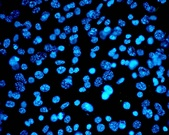
#> input picture Lab06/Resources/cell1.jpg, 169 x 135 px, shrunk from 612 x 490 before the run
$ jupyter execute Lab06.ipynb
#> lines starting #> are read from the running program, lines starting #| are printed output that depends on the picture; after the words box and inside, x2 and y2 are one past the last pixel; in counts of white or black regions, pixels touching at a corner belong together
# BÀI THỰC HÀNH 06. REGION BASED SEGMENTATION
Trong bài thực hành này, chúng ta sẽ áp dụng các phương pháp phân đoạn dựa trên vùng (Region-based Segmentation), bao gồm: K-means, Region Growing, Watershed và Split-Merge.

## 0. Các hàm dùng chung cho toàn bài
Khởi tạo môi trường, cài đặt các hàm hỗ trợ đọc ảnh, xử lý và hiển thị trực quan.

[cell 1]
import os
import cv2
import math
import numpy as np
import matplotlib.pyplot as plt
from collections import deque
from matplotlib import patches

def read_gray_image(path, to_float=False):
    img = cv2.imread(path, cv2.IMREAD_GRAYSCALE)
    if img is None:
        print(f"Không thể đọc ảnh: {path}")
        return None
    if to_float:
        return img.astype(np.float32) / 255.0
    return img

def show_gray(img, title='Gray image', figsize=(5, 5), cmap='gray'):
    plt.figure(figsize=figsize)
    plt.imshow(img, cmap=cmap)
    plt.title(title)
    plt.axis('off')
    plt.tight_layout()
    plt.show()

def show_images(images, titles=None, cols=3, figsize=(14, 8), cmap='gray'):
    n = len(images)
    rows = math.ceil(n / cols)
    plt.figure(figsize=figsize)
    for i, img in enumerate(images):
        plt.subplot(rows, cols, i + 1)
        if img.ndim == 2:
            plt.imshow(img, cmap=cmap)
        else:
            plt.imshow(cv2.cvtColor(img, cv2.COLOR_BGR2RGB))
        plt.axis('off')
        if titles is not None and i < len(titles):
            plt.title(titles[i])
    plt.tight_layout()
    plt.show()

def colorize_label_map(label_map):
    label_map = label_map.astype(np.int32)
    max_label = label_map.max()
    if max_label <= 0:
        return np.zeros((*label_map.shape, 3), dtype=np.uint8)
    rng = np.random.default_rng(0)
    colors = rng.integers(0, 255, size=(max_label + 1, 3), dtype=np.uint8)
    colors[0] = np.array([0, 0, 0], dtype=np.uint8)
    return colors[label_map]

def overlay_mask_on_gray(gray, mask, color=(255, 0, 0), alpha=0.35):
    if gray.dtype != np.uint8:
        gray_u8 = np.clip(gray * 255 if gray.max() <= 1.0 else gray, 0, 255).astype(np.uint8)
    else:
        gray_u8 = gray.copy()
    rgb = cv2.cvtColor(gray_u8, cv2.COLOR_GRAY2RGB).astype(np.float32)
    mask_bool = mask > 0
    overlay = rgb.copy()
    overlay[mask_bool] = (1 - alpha) * overlay[mask_bool] + alpha * np.array(color, dtype=np.float32)
    return np.clip(overlay, 0, 255).astype(np.uint8)

def draw_watershed_boundaries(gray, markers, boundary_value=-1):
    if gray.dtype != np.uint8:
        gray_u8 = np.clip(gray * 255 if gray.max() <= 1.0 else gray, 0, 255).astype(np.uint8)
    else:
        gray_u8 = gray.copy()
    rgb = cv2.cvtColor(gray_u8, cv2.COLOR_GRAY2RGB)
    rgb[markers == boundary_value] = [255, 0, 0]
    return rgb

def draw_quadtree_boxes(gray, rectangles, title='Quadtree split result'):
    plt.figure(figsize=(6, 6))
    plt.imshow(gray, cmap='gray')
    ax = plt.gca()
    for (x, y, w, h) in rectangles:
        rect = patches.Rectangle((y, x), w, h, linewidth=1.2, edgecolor='red', facecolor='none')
        ax.add_patch(rect)
    plt.title(title)
    plt.axis('off')
    plt.tight_layout()
    plt.show()

## 1. Phương pháp 1: K-means segmentation
K-means là phương pháp gom cụm. Chúng ta thử nghiệm bằng cách gộp nhóm giá trị pixel theo:
- Độ sáng thuần túy (Intensity).
- Tính thêm khoảng cách toạ độ không gian (Intensity + X, Y).

[cell 2]
def kmeans_gray_intensity(gray, k=3, max_iter=30, tol=1e-4, seed=0):
#> called with k = 3, max_iter = 30, tol = 0.0001, seed = 0
    X = gray.astype(np.float32).reshape(-1, 1)
    rng = np.random.default_rng(seed)

    # Init centers randomly
    init_idx = rng.choice(X.shape[0], size=k, replace=False)
#> init_idx = [14531, 11661, 19405]
    centers = X[init_idx].copy()
#> centers = [4, 1, 0]

    for _ in range(max_iter):
        dists = np.sum((X[:, None, :] - centers[None, :, :]) ** 2, axis=2)
        labels = np.argmin(dists, axis=1)

        new_centers = centers.copy()
        for c in range(k):
            pts = X[labels == c]
            if len(pts) > 0:
                new_centers[c] = pts.mean(axis=0)

        shift = np.linalg.norm(new_centers - centers)
        centers = new_centers
        if shift < tol:
            break
#> this loop made 17 passes
#> (shift, centers) on passes 1 to 12: (50.38, [54.38, 1.33, 0]), (32.16, [86.41, 4.26, 0]), (12.88, [95.57, 13.27, 0.824]), (15.96, [100.1, 28.54, 1.6]), (12.66, [105.8, 39.84, 2.15]), (8.54, [110.7, 46.84, 2.5]), (6.64, [114.5, 52.23, 2.87]), (4.94, [117.5, 56.15, 3.16]), (2.98, [119.3, 58.5, 3.36]), (2.38, [120.9, 60.28, 3.49]), (1.96, [122.3, 61.7, 3.59]), (1.2, [123, 62.67, 3.7])
#> (shift, centers) on pass 17: (0, [125.8, 65.64, 3.93])

    label_map = labels.reshape(gray.shape)
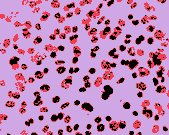
#> label_map: shape (135, 169) int64; 3 distinct labels, from 0 to 2; one colour per label, 0 black
    return label_map, centers.reshape(-1)

def kmeans_gray_intensity_xy(gray, k=3, spatial_weight=0.25, max_iter=30, tol=1e-4, seed=0):
#> called with k = 3, spatial_weight = 0.35, max_iter = 30, tol = 0.0001, seed = 0
    h, w = gray.shape
#> h = 135; w = 169
    yy, xx = np.mgrid[0:h, 0:w]
    I = gray.astype(np.float32) / 255.0

    X = np.stack([
        I,
        spatial_weight * (yy.astype(np.float32) / max(h - 1, 1)),
        spatial_weight * (xx.astype(np.float32) / max(w - 1, 1))
    ], axis=-1).reshape(-1, 3)

    rng = np.random.default_rng(seed)
    init_idx = rng.choice(X.shape[0], size=k, replace=False)
#> init_idx = [14531, 11661, 19405]
    centers = X[init_idx].copy()
#> centers = [[0.0157, 0.222, 0.346], [0.00392, 0.18, 0], [0, 0.298, 0.29]]

    for _ in range(max_iter):
        dists = np.sum((X[:, None, :] - centers[None, :, :]) ** 2, axis=2)
        labels = np.argmin(dists, axis=1)

        new_centers = centers.copy()
        for c in range(k):
            pts = X[labels == c]
            if len(pts) > 0:
                new_centers[c] = pts.mean(axis=0)

        shift = np.linalg.norm(new_centers - centers)
        centers = new_centers
        if shift < tol:
            break
#> this loop made 18 passes
#> shift on passes 1 to 12: 0.249, 0.103, 0.141, 0.0378, 0.0163, 0.0159, 0.0145, 0.0104, 0.00692, 0.0048, 0.00284, 0.00172

    label_map = labels.reshape(gray.shape)
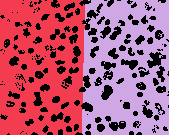
#> label_map: shape (135, 169) int64; 3 distinct labels, from 0 to 2; one colour per label, 0 black
    return label_map, centers

# Thực thi và hiển thị kết quả
gray_km = read_gray_image('../Resources/cell1.jpg')
if gray_km is not None:
    label_1, _ = kmeans_gray_intensity(gray_km, k=3)
    label_2, _ = kmeans_gray_intensity_xy(gray_km, k=3, spatial_weight=0.35)
    show_images(
        [gray_km, colorize_label_map(label_1), colorize_label_map(label_2)],
        ['Ảnh gốc', 'K-means định mức xám', 'K-means xám + tọa độ'],
        cols=3, figsize=(15, 5))
#> in colorize_label_map, `label_map = label_map.astype(np.int32)`: label_map: shape (135, 169) int32; 3 distinct labels, from 0 to 2
#> in colorize_label_map, `max_label = label_map.max()`: max_label = 2
#> in colorize_label_map, `colors = rng.integers(0, 255, size=(max_label + 1, 3), dtype=np.uint8)`: colors = [[94, 129, 193], [216, 206, 234], [14, 162, 32]]
#> in colorize_label_map (call 2), `label_map = label_map.astype(np.int32)`: label_map: shape (135, 169) int32; 3 distinct labels, from 0 to 2
#> in colorize_label_map (call 2), `return colors[label_map]`:
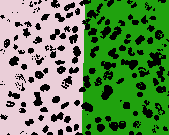
#> returned value: shape (135, 169, 3); mean of channels 0, 1, 2 89.6, 141.4, 103.4; drawn as B, G, R
#> in show_images, `n = len(images)`: n = 3
#> in show_images, `rows = math.ceil(n / cols)`: rows = 1
#> the loop in show_images, `for i, img in enumerate(images):` made 3 passes

## 2. Phương pháp 2: Region Growing
Phương pháp bắt đầu bằng 1 hạt giống (seed) và "mọc" ra xung quanh nếu các pixel đạt điều kiện tương đồng.
- `region_growing_seed_ref`: So sánh với giá trị pixel tại hạt giống ban đầu.
- Ta sẽ minh họa với việc chọn Seed tốt.

[cell 3]
def region_growing_seed_ref(gray, seed, threshold=8, connectivity=4):
    h, w = gray.shape
    visited = np.zeros((h, w), dtype=bool)
    region = np.zeros((h, w), dtype=np.uint8)

    seed_x, seed_y = seed
    seed_val = int(gray[seed_x, seed_y])
    q = deque([(seed_x, seed_y)])

    if connectivity == 8:
        neighbors = [(-1, -1), (-1, 0), (-1, 1),
                     (0, -1), (0, 1),
                     (1, -1), (1, 0), (1, 1)]
    else:
        neighbors = [(-1, 0), (1, 0), (0, -1), (0, 1)]

    while q:
        x, y = q.popleft()
        if visited[x, y]:
            continue
        visited[x, y] = True

        if abs(int(gray[x, y]) - seed_val) <= threshold:
            region[x, y] = 255
            for dx, dy in neighbors:
                nx, ny = x + dx, y + dy
                if 0 <= nx < h and 0 <= ny < w and not visited[nx, ny]:
                    q.append((nx, ny))
    return region

gray_rg = read_gray_image('../Resources/bone1.jpg')
#> call 2 of read_gray_image, with path = '../Resources/bone1.jpg', to_float = False
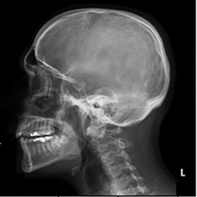
#> input picture Lab06/Resources/bone1.jpg, 197 x 197 px, shrunk from 715 x 715 before the run
if gray_rg is not None:
    seed_good = (80, 90) # Adjust based on bone1.jpg structure (a relatively bright spot)
    seed_bad = (30, 30) # A darker background spot

    # Using threshold 20 to allow a bit more variation
    mask_good = region_growing_seed_ref(gray_rg, seed_good, threshold=20)
#> in region_growing_seed_ref, `seed_val = int(gray[seed_x, seed_y])`: seed_val = 122
#> after the loop in region_growing_seed_ref, `while q:`:
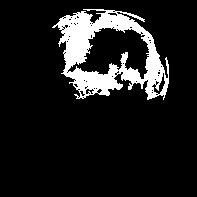
#> region: shape (197, 197); 11.7% white; 1 white region, box (x1, y1, x2, y2) and area: (52, 9, 169, 100) 4557
#> after the loop in region_growing_seed_ref, `while q:`: visited: shape (197, 197) bool; 14.8% white; 1 white region, box (x1, y1, x2, y2) and area: (51, 8, 170, 101) 5747
    mask_bad = region_growing_seed_ref(gray_rg, seed_bad, threshold=20)
#> after the loop in region_growing_seed_ref (call 2), `while q:`: region: shape (197, 197); 36.1% white; 1 white region, box (x1, y1, x2, y2) and area: (0, 0, 195, 197) 14001
#> after the loop in region_growing_seed_ref (call 2), `while q:`: visited: shape (197, 197) bool; 38.5% white; 1 white region, box (x1, y1, x2, y2) and area: (0, 0, 196, 197) 14940

    over_good = overlay_mask_on_gray(gray_rg, mask_good)
#> in overlay_mask_on_gray, `overlay[mask_bool] = (1 - alpha) * overlay[mask_bool] + alpha * np.arr..`: overlay: shape (197, 197, 3) float32; mean of channels 0, 1, 2 73.3, 62.8, 62.8
    over_bad = overlay_mask_on_gray(gray_rg, mask_bad, color=(0, 0, 255))

    show_images([gray_rg, over_good, over_bad],
                ['Ảnh gốc', f'Seed tốt {seed_good}', f'Seed xấu {seed_bad}'],
                cols=3, figsize=(15, 5))
#> the loop in show_images (call 2), `for i, img in enumerate(images):` made 3 passes
#> call 3 of read_gray_image, with path = '../Resources/seeds_count1.png', to_float = False
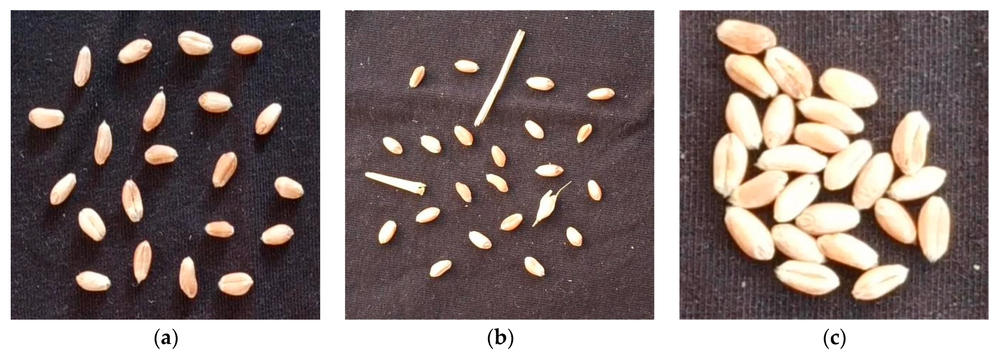
#> input picture Lab06/Resources/seeds_count1.png, 1000 x 355 px, shrunk from 3632 x 1288 before the run

## 3. Phương pháp 3: Watershed và Distance Transform
Đại diện cho việc chia tách các đối tượng nằm sát nhau hoặc dính chùm vào nhau. Thường kết hợp với Morphology và Distance Transform.

[cell 4]
def watershed_from_binary(gray, blur_ksize=3, dist_ratio=0.45, open_iter=2, dilate_iter=2):
#> called with blur_ksize = 3, dist_ratio = 0.35, open_iter = 2, dilate_iter = 2
    if blur_ksize > 1:
        gray_blur = cv2.GaussianBlur(gray, (blur_ksize, blur_ksize), 0)
    else:
        gray_blur = gray.copy()

    # Threshold Otsu
    _, binary = cv2.threshold(gray_blur, 0, 255, cv2.THRESH_BINARY + cv2.THRESH_OTSU)
#> binary: shape (355, 1000); 33.9% white; 56 white regions (7 under 20 px), largest, box (x1, y1, x2, y2) and area: (0, 0, 1000, 355) 67898, (714, 20, 947, 300) 33955, (918, 196, 950, 262) 1659

    # Opening loại nhiễu
    kernel = np.ones((3, 3), np.uint8)
    opening = cv2.morphologyEx(binary, cv2.MORPH_OPEN, kernel, iterations=open_iter)
#> opening: shape (355, 1000); 33.6% white; 49 white regions, largest, box (x1, y1, x2, y2) and area: (0, 0, 1000, 355) 67642, (714, 20, 916, 299) 30802, (889, 111, 946, 200) 3085

    # Dilation lấy sure background
    sure_bg = cv2.dilate(opening, kernel, iterations=dilate_iter)
#> sure_bg: shape (355, 1000); 40.3% white; 47 white regions, largest, box (x1, y1, x2, y2) and area: (0, 0, 1000, 355) 75608, (712, 18, 952, 301) 41839, (474, 29, 526, 125) 1299

    # Distance Transform
    dist_map = cv2.distanceTransform(opening, cv2.DIST_L2, 5)

    # Sure Foreground
    _, sure_fg = cv2.threshold(dist_map, dist_ratio * dist_map.max(), 255, 0)
#> sure_fg: shape (355, 1000) float32; 6.1% white; 33 white regions (6 under 20 px), largest, box (x1, y1, x2, y2) and area: (522, 321, 815, 355) 6479, (186, 322, 479, 355) 6394, (854, 325, 1000, 355) 3268
    sure_fg = sure_fg.astype(np.uint8)

    # Điểm chưa xác định
    unknown = cv2.subtract(sure_bg, sure_fg)
#> unknown: shape (355, 1000); 34.1% white; 47 white regions, largest, box (x1, y1, x2, y2) and area: (0, 0, 1000, 355) 56224, (712, 18, 952, 301) 39412, (474, 29, 526, 125) 1299

    # Marker Labeling
    _, markers = cv2.connectedComponents(sure_fg)
#> markers: shape (355, 1000) int32; 34 distinct labels, from 0 to 33
    markers = markers + 1
#> markers: shape (355, 1000) int32; 34 distinct labels, from 1 to 34
    markers[unknown == 255] = 0
#> markers: shape (355, 1000) int32; 35 distinct labels, from 0 to 34

    color_input = cv2.cvtColor(gray, cv2.COLOR_GRAY2BGR)
    markers_ws = cv2.watershed(color_input, markers.copy())
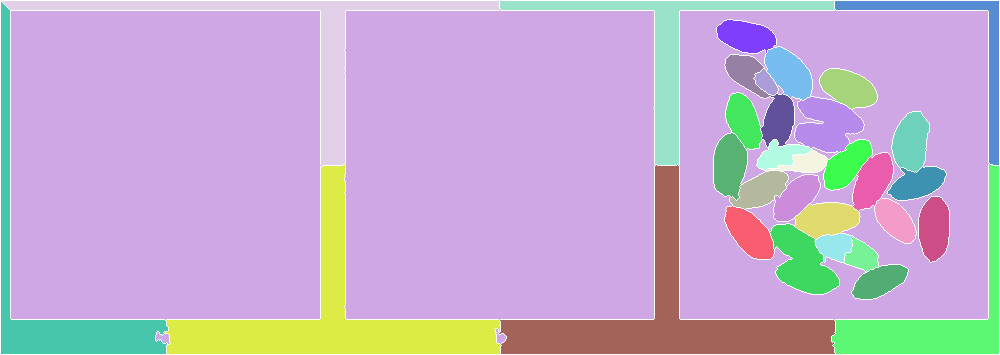
#> markers_ws: shape (355, 1000) int32; 34 distinct labels, from -1 to 34; one colour per label, 0 black, -1 white

    return {
        'gray_blur': gray_blur,
        'binary': binary,
        'opening': opening,
        'sure_bg': sure_bg,
        'dist_map': dist_map,
        'sure_fg': sure_fg,
        'unknown': unknown,
        'markers_before': markers,
        'markers_after': markers_ws
    }

gray_ws = read_gray_image('../Resources/seeds_count1.png')
if gray_ws is not None:
    out = watershed_from_binary(gray_ws, dist_ratio=0.35)
#> out = 9 items

    # Cần đảo ngược mask gốc nếu hạt tối trên nền sáng (tùy ảnh). Với hạt, thường hạt đen:
    # Trường hợp ảnh seeds_count1: background trắng (255), hạt đen (0).
    # Otsu mặc định lấy vùng sáng làm foreground. Sửa lỗi trên nếu cần.
    # Kiểm tra tỷ lệ background để đảo ngược nếu cần:
    if np.mean(gray_ws) > 127: # Phần lớn mảng sáng (nền giấy/v.v), hạt đen.
        gray_ws_inv = 255 - gray_ws
        out = watershed_from_binary(gray_ws_inv, dist_ratio=0.3)

    show_images([out['binary'], out['sure_bg'], out['sure_fg']],
                ['Binary', 'Sure Background', 'Sure Foreground'], cols=3, figsize=(15, 5))

    overlay_ws = draw_watershed_boundaries(gray_ws, out['markers_after'])
#> in draw_watershed_boundaries, `rgb[markers == boundary_value] = [255, 0, 0]`:
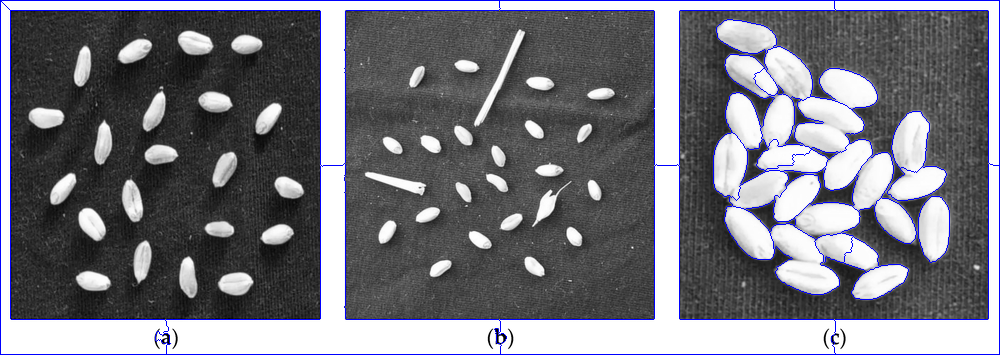
#> rgb: shape (355, 1000, 3); mean B, G, R 126.3, 119.3, 119.3
    show_images([gray_ws, overlay_ws], ['Ảnh gốc', 'Watershed Boundaries Boundaries'], cols=2, figsize=(10, 5))

## 4. Phương pháp 4: Split-Merge segmentation
Đánh giá độ phân tán (Variance) của khu vực, nếu phương sai quá cao tức là cấu trúc không đồng nhất -> Tách thành 4 hình chữ nhật con (Split). Tiếp tục hợp nhất khu vực kề cạnh nếu mean gần nhau.

[cell 5]
def quadtree_split(gray, min_size=16, var_thresh=80.0):
    h, w = gray.shape
    rectangles = []

    def recurse(x, y, hh, ww):
        region = gray[x:x+hh, y:y+ww]
        variance = float(np.var(region))

        if hh <= min_size or ww <= min_size or variance < var_thresh:
            rectangles.append((x, y, ww, hh))
            return

        h2 = hh // 2
        w2 = ww // 2

        if h2 == 0 or w2 == 0:
            rectangles.append((x, y, ww, hh))
            return

        recurse(x, y, h2, w2)
        recurse(x, y + w2, h2, ww - w2)
        recurse(x + h2, y, hh - h2, w2)
        recurse(x + h2, y + w2, hh - h2, ww - w2)

    recurse(0, 0, h, w)
    return rectangles

def quadtree_rectangles_to_label_map(shape, rectangles):
    h, w = shape
    label_map = np.zeros((h, w), dtype=np.int32)
    for idx, (x, y, ww, hh) in enumerate(rectangles, start=1):
        label_map[x:x+hh, y:y+ww] = idx
    return label_map

def merge_adjacent_rectangles(gray, rectangles, mean_thresh=8.0):
    means = [float(np.mean(gray[x:x+hh, y:y+ww])) for (x, y, ww, hh) in rectangles]

    def are_adjacent(r1, r2):
        x1, y1, w1, h1 = r1
        x2, y2, w2, h2 = r2
        horiz_touch = (x1 < x2 + h2 and x2 < x1 + h1) and (y1 + w1 == y2 or y2 + w2 == y1)
        vert_touch = (y1 < y2 + w2 and y2 < y1 + w1) and (x1 + h1 == x2 or x2 + h2 == x1)
        return horiz_touch or vert_touch

    n = len(rectangles)
    visited = [False] * n
    groups = []

    for i in range(n):
        if visited[i]:
            continue
        q = deque([i])
        visited[i] = True
        group = [i]

        while q:
            u = q.popleft()
            for v in range(n):
                if not visited[v] and are_adjacent(rectangles[u], rectangles[v]):
                    if abs(means[u] - means[v]) <= mean_thresh:
                        visited[v] = True
                        q.append(v)
                        group.append(v)
        groups.append(group)
    return groups

def groups_to_label_map(shape, rectangles, groups):
    h, w = shape
    label_map = np.zeros((h, w), dtype=np.int32)
    for label, group in enumerate(groups, start=1):
        for idx in group:
            x, y, ww, hh = rectangles[idx]
            label_map[x:x+hh, y:y+ww] = label
    return label_map

gray_sm = read_gray_image('../Resources/RBC2.jpg')
#> call 4 of read_gray_image, with path = '../Resources/RBC2.jpg', to_float = False
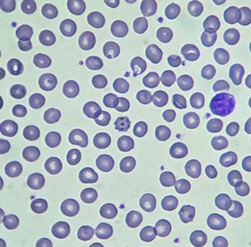
#> input picture Lab06/Resources/RBC2.jpg, 251 x 247 px, shrunk from 910 x 898 before the run
if gray_sm is not None:
    # Using RBC2 to demonstrate Split Merge (since it has large background uniformity)
    rects = quadtree_split(gray_sm, min_size=16, var_thresh=150.0)
#> in recurse (call 9), `variance = float(np.var(region))`:
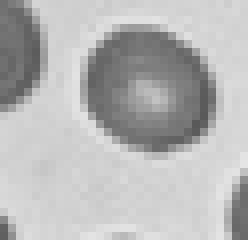
#> region: shape (30, 31) (shown 8 times larger); min 89, max 229, mean 182.8
#> rects = 256 items, first 6: (0, 0, 15, 15), (0, 15, 16, 15), (15, 0, 15, 15), (15, 15, 16, 15), (0, 31, 15, 15), (0, 46, 16, 15)
    label_split = quadtree_rectangles_to_label_map(gray_sm.shape, rects)
#> the loop in quadtree_rectangles_to_label_map, `for idx, (x, y, ww, hh) in enumerate(rectangles, start=1):` made 256 passes

    groups = merge_adjacent_rectangles(gray_sm, rects, mean_thresh=15.0)
#> in merge_adjacent_rectangles, `means = [float(np.mean(gray[x:x+hh, y:y+ww])) for (x, y, ww, hh) in re..`: means = 256 values, max 215.3 at index 210, min 115.1 at index 124, mean 181.2
#> in merge_adjacent_rectangles, `n = len(rectangles)`: n = 256
#> in merge_adjacent_rectangles, `visited = [False] * n`: visited = 256 items, first 6: False, False, False, False, False, False
    label_merge = groups_to_label_map(gray_sm.shape, rects, groups)
#> the loop in groups_to_label_map, `for label, group in enumerate(groups, start=1):` made 75 passes
#> group on passes 1, 2, 3, 4, 5, 6, 8, 9, 10, 11, 12, 13: [0], [1, 4, 5, 16, 17, 18], [2, 8, 10], [3], [6, 7], [9], [19], [20, 21], [24], [25], [28], [32]

    draw_quadtree_boxes(gray_sm, rects, title='Quadtree Split Process')
#> the loop in draw_quadtree_boxes, `for (x, y, w, h) in rectangles:` made 256 passes
    show_images([colorize_label_map(label_split), colorize_label_map(label_merge)],
                ['Split labels', 'After merge'], cols=2, figsize=(12, 5), cmap='gray')
